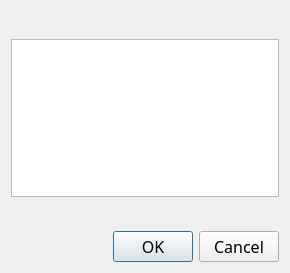
<?xml version="1.0" encoding="UTF-8"?>
<ui version="4.0">
 <class>AddCommonInfoDlg</class>
 <widget class="QDialog" name="AddCommonInfoDlg">
  <property name="geometry">
   <rect>
    <x>0</x>
    <y>0</y>
    <width>290</width>
    <height>273</height>
   </rect>
  </property>
  <property name="font">
   <font>
    <family>微软雅黑</family>
    <pointsize>10</pointsize>
   </font>
  </property>
  <property name="windowTitle">
   <string>Add Info</string>
  </property>
  <layout class="QVBoxLayout" name="verticalLayout">
   <item>
    <widget class="QLabel" name="userDefinelabel">
     <property name="font">
      <font>
       <family>微软雅黑</family>
       <pointsize>12</pointsize>
      </font>
     </property>
     <property name="text">
      <string/>
     </property>
    </widget>
   </item>
   <item>
    <widget class="QPlainTextEdit" name="nameTextEdit">
     <property name="font">
      <font>
       <family>微软雅黑</family>
       <pointsize>10</pointsize>
      </font>
     </property>
    </widget>
   </item>
   <item>
    <widget class="QLabel" name="label_2">
     <property name="font">
      <font>
       <family>微软雅黑</family>
       <pointsize>12</pointsize>
      </font>
     </property>
     <property name="text">
      <string/>
     </property>
    </widget>
   </item>
   <item>
    <layout class="QHBoxLayout" name="horizontalLayout">
     <item>
      <spacer name="horizontalSpacer">
       <property name="orientation">
        <enum>Qt::Horizontal</enum>
       </property>
       <property name="sizeHint" stdset="0">
        <size>
         <width>118</width>
         <height>20</height>
        </size>
       </property>
      </spacer>
     </item>
     <item>
      <widget class="QPushButton" name="okBtn">
       <property name="font">
        <font>
         <family>微软雅黑</family>
         <pointsize>12</pointsize>
        </font>
       </property>
       <property name="text">
        <string>OK</string>
       </property>
      </widget>
     </item>
     <item>
      <widget class="QPushButton" name="cancelBtn">
       <property name="font">
        <font>
         <family>微软雅黑</family>
         <pointsize>12</pointsize>
        </font>
       </property>
       <property name="text">
        <string>Cancel</string>
       </property>
      </widget>
     </item>
    </layout>
   </item>
  </layout>
 </widget>
 <layoutdefault spacing="6" margin="11"/>
 <resources/>
 <connections/>
</ui>
